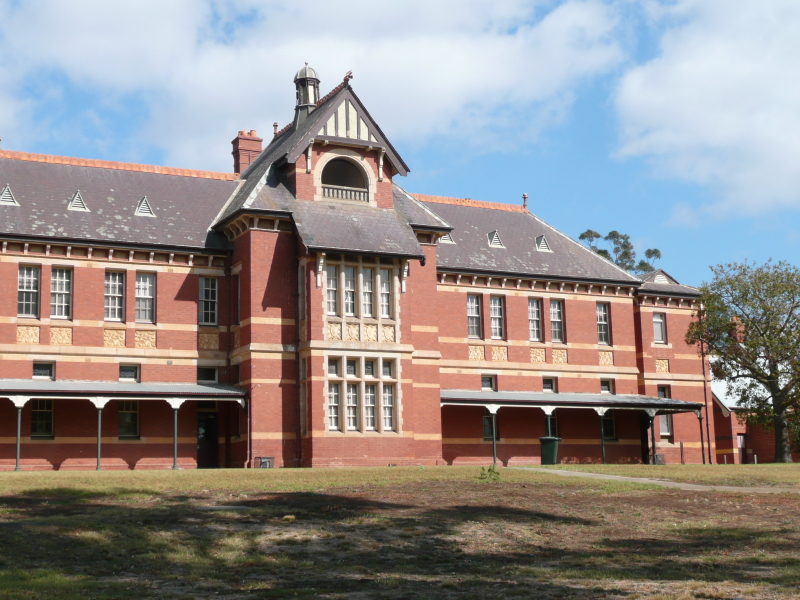
%> input picture EE417Final/imL.jpg, 800 x 600 px
$ octave imageStitching.m   (GNU Octave 9; MATLAB toolbox functions it lacks are replaced by stand-ins)
%> lines starting %> are read from the running program, lines starting %| are printed output that depends on the picture
clear all
close all
clc


%% Image Loading
imgL = imread('imL.jpg');
%> imgL is the input picture: size 600x800x3 uint8; mean R, G, B 145.8, 139.8, 138.5
imgL = rgb2gray(imgL);
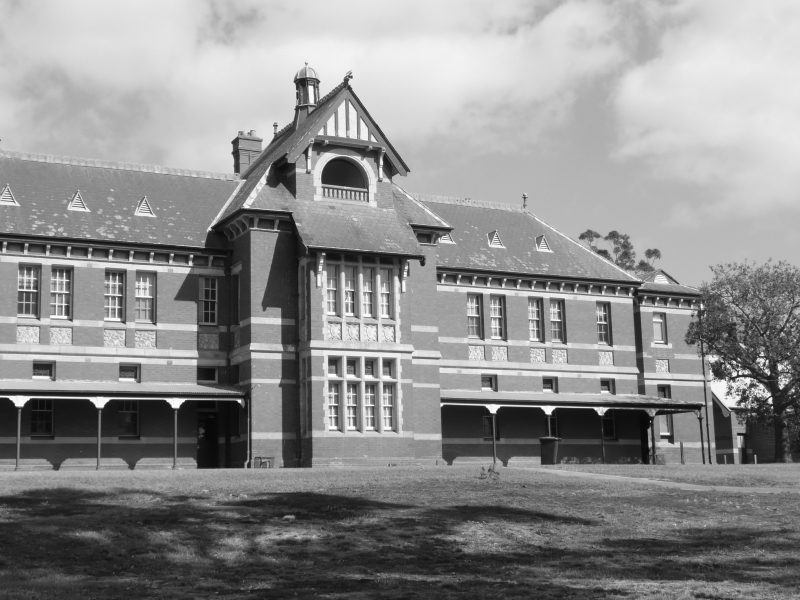
%> imgL: size 600x800 uint8; min 7, max 254, mean 141.5

imgR = imread('imR.jpg');
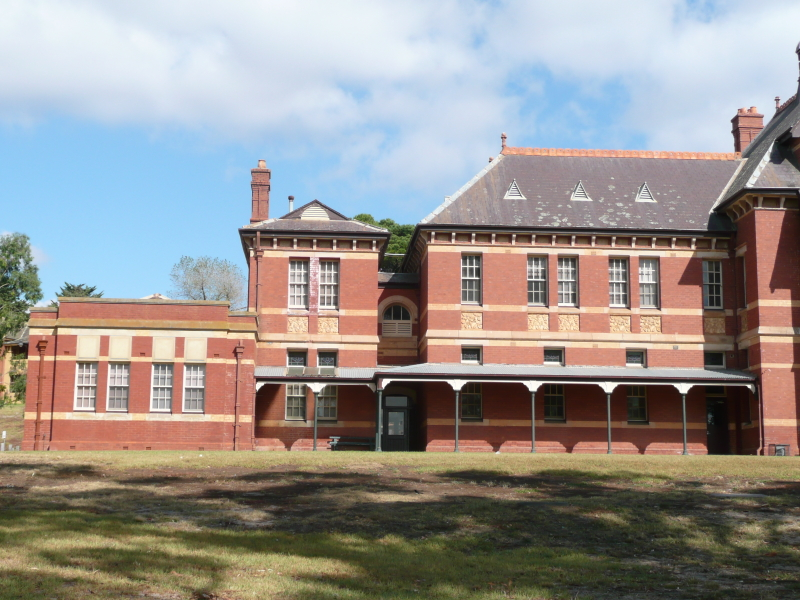
%> input picture EE417Final/imR.jpg, 800 x 600 px
%> imgR is the input picture: size 600x800x3 uint8; mean R, G, B 151, 146.1, 142.7
imgR = rgb2gray(imgR);
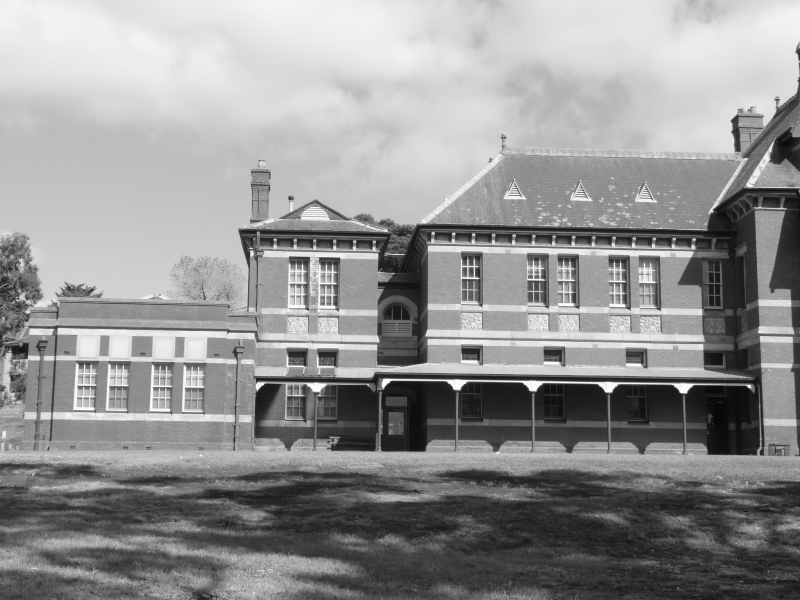
%> imgR: size 600x800 uint8; min 8, max 254, mean 147.2


%% Corner metric matrix (Harris Feautures)
cornersL = detectHarrisFeatures(imgL);
%> cornersL = 1171 points; strongest (x, y): (771, 398), (739, 376), (740, 374), (782, 389), (496, 413)
cornersR = detectHarrisFeatures(imgR);
%> cornersR = 970 points; strongest (x, y): (391, 381), (750, 387), (384, 388), (454, 234), (258, 390)

% pointwise locations
locationsL = cornersL.Location;
%> locationsL = 1171 rows, first 12: [1 141; 2 251; 3 197; 3 200; 5 249; 6 244; 8 189; 10 398; 12 196; 14 202; 16 460; 16 467]
locationsR = cornersR.Location;
%> locationsR = 970 rows, first 12: [1 251; 1 309; 1 349; 1 352; 2 246; 2 287; 3 445; 4 318; 4 348; 4 391; 4 438; 5 257]

%% Feature Descriptors
[featuresL, valid_cornersL] = extractFeatures(imgL, cornersL);
%> valid_cornersL = 953 points; strongest (x, y): (739, 376), (740, 374), (496, 413), (551, 414), (240, 402)
[featuresR, valid_cornersR] = extractFeatures(imgR, cornersR);
%> valid_cornersR = 769 points; strongest (x, y): (391, 381), (384, 388), (454, 234), (258, 390), (687, 393)
%match feautres
indexPairs = matchFeatures(featuresL,featuresR);
%> indexPairs = 119 rows, first 12: [2 584; 5 578; 7 572; 8 573; 10 579; 11 582; 12 577; 13 581; 15 585; 16 588; 20 587; 22 592]

%retrieve points
matchedPoints1 = valid_cornersL(indexPairs(:,1),:);
%> matchedPoints1 = 119 points; strongest (x, y): (192, 256), (185, 400), (179, 408), (211, 230), (173, 408)
matchedPoints2 = valid_cornersR(indexPairs(:,2),:);
%> matchedPoints2 = 119 points; strongest (x, y): (687, 393), (713, 212), (675, 239), (681, 393), (695, 240)

figure(1); showMatchedFeatures(imgL,imgR,matchedPoints1,matchedPoints2);
%> after `showMatchedFeatures(imgL,imgR,matchedPoints1,matchedPoints2)`:
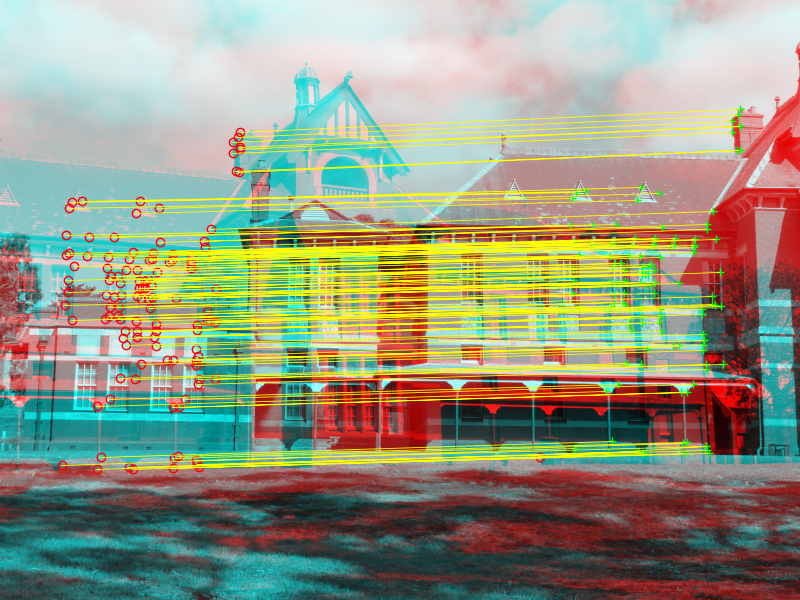
%> figure redrawn from the program's plot data

%% RANSAC %%
pts1 = matchedPoints1.Location';
%> pts1 = 119 columns, first 8: [62 65 66 66 68 68 69 69; 466 306 236 256 281 293 209 254]
pts2 = matchedPoints2.Location';
%> pts2 = 119 columns, first 8: [575 572 570 571 573 574 572 574; 449 294 226 245 269 281 199 243]
%> (the run ends here)
